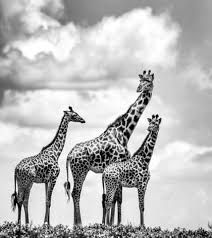
%> input picture safari_2d.jpg, 212 x 238 px
$ octave medyan_filtresi.m   (GNU Octave 9; MATLAB toolbox functions it lacks are replaced by stand-ins)
%> lines starting %> are read from the running program, lines starting %| are printed output that depends on the picture; in (x1, y1, x2, y2) boxes, pixels count from 0 and x2, y2 are one past the last pixel; in counts of white or black regions, pixels touching at a corner belong together; the program's own positions count from 1
A = imread ('C:\Users\Mehmet Kamil\Desktop\octave\safari_2d.jpg');
%> A is the input picture: size 238x212 uint8; min 0, max 255, mean 187.2
sat = size(A)*[1; 0];
%> sat = 238
sut = size(A)*[0; 1];
%> sut = 212

C = imnoise(A, 'salt & pepper', 0.3);
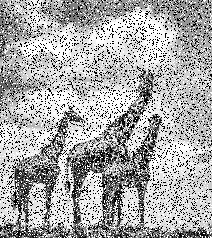
%> C: size 238x212 uint8; min 0, max 255, mean 169
imwrite(C, 'C:\Users\Mehmet Kamil\Desktop\octave\safari_2d_salt_pepper_30.jpg');

for i=1:sat
  for j=1:sut
    B(i+1, j+1, :) = C(i, j, :);

 	  if i == 1
	    B(1, j, :) = C(1, j, :);
	  end

	  if i == sat
	    B(sat+2, j+1, :) = C(sat, j, :);
	  end

	  if j == 1
	    B(i+1, 1, :) = C(i, 1, :);
    	  end

	  if j == sut
	    B(i+1, sut+2, :)=C(i, sut, :);
	  end
  end
end
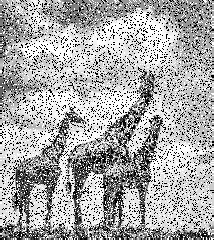
%> B: size 240x214 uint8; min 0, max 255, mean 168.7

B(1, 1, :) = C(1, 1, :);
B(sat+2, 1, :) = C(sat, 1, :);
B(1, sut+2, :) = C(1, sut, :);
%> B: size 240x214 uint8; under 0.01% of pixels changed, all inside (x1, y1, x2, y2) = (213, 0, 214, 1)
B(sat+2, sut+2, :) = C (sat, sut, :);
%> B: size 240x214 uint8; min 0, max 255, mean 168.7; mean of the top-left, top-right, bottom-left and bottom-right quarters 177.1, 176.1, 158.4, 163.2

for i=1:sat
  for j=1:sut
    winmd = [B(i, j) B(i, j+1) B(i, j+2)  B(i+1, j) B(i+1, j+1) B(i+1, j+2)  B(i+2, j) B(i+2, j+1) B(i+2, j+2)];

    if (B(i+1, j+1) == 0 || B(i+1, j+1) == 255)
      C(i, j) = median(winmd);
    end
  end
end
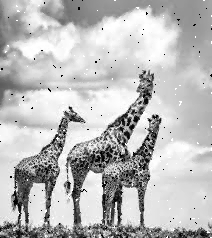
%> C: size 238x212 uint8; min 0, max 255, mean 186.9

imwrite(C, 'C:\Users\Mehmet Kamil\Desktop\octave\safari_2d_medyan_filtresi.jpg');
